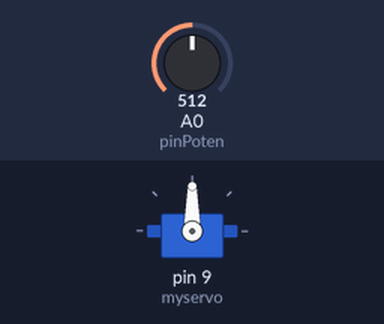
The sketch below on a simulated Arduino Uno, built with avr-gcc and run on an emulated ATmega328P. Shown: servo. Inputs (shaded band) come from the test bench; at power-on: A0 (pinPoten) = 512.

Above: at 1.2 s.
1.3 s: A0 (pinPoten) set to 716
At 2.3 s:
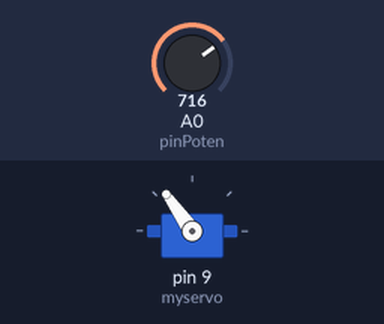
2.8 s: A0 (pinPoten) set to 900
At 3.4 s:
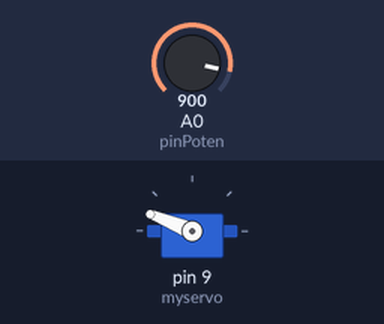
4.3 s: A0 (pinPoten) set to 1023
At 5.5 s:
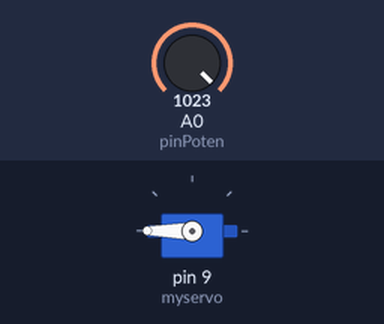
5.8 s: A0 (pinPoten) set to 306
At 6.6 s:
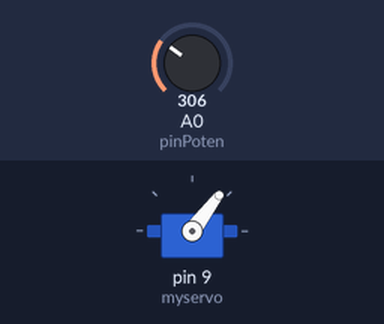
7.3 s: A0 (pinPoten) set to 122
At 7.6 s:
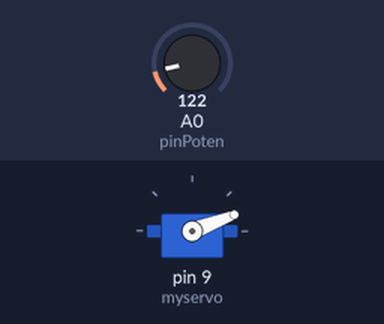
Timing chart, 0 to 9.8 s (numbered marks = the images above; inputs shaded):
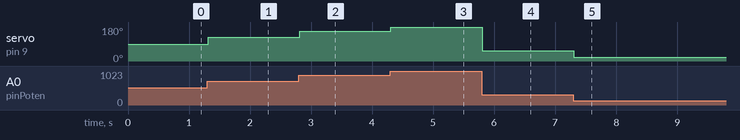

The sketch:

SM_Potentionmeter.ino
```cpp
#include <Servo.h>

Servo myservo;
int pinPoten = A0;
int val;

void setup(){
  myservo.attach(9);
}

void loop(){
  val = analogRead(pinPoten);
  val = map(val, 0, 1023, 0, 180);
  myservo.write(val);
  delay(20);
}
```

Measured:
- after the input at 1.3 s, servo on pin 9 (myservo): 90° → 125° at once
- after the input at 2.8 s, servo on pin 9 (myservo): 125° → 158° at once
- after the input at 4.3 s, servo on pin 9 (myservo): 158° → 180° at once
- after the input at 5.8 s, servo on pin 9 (myservo): 180° → 53° at once
- after the input at 7.3 s, servo on pin 9 (myservo): 53° → 21° at once
